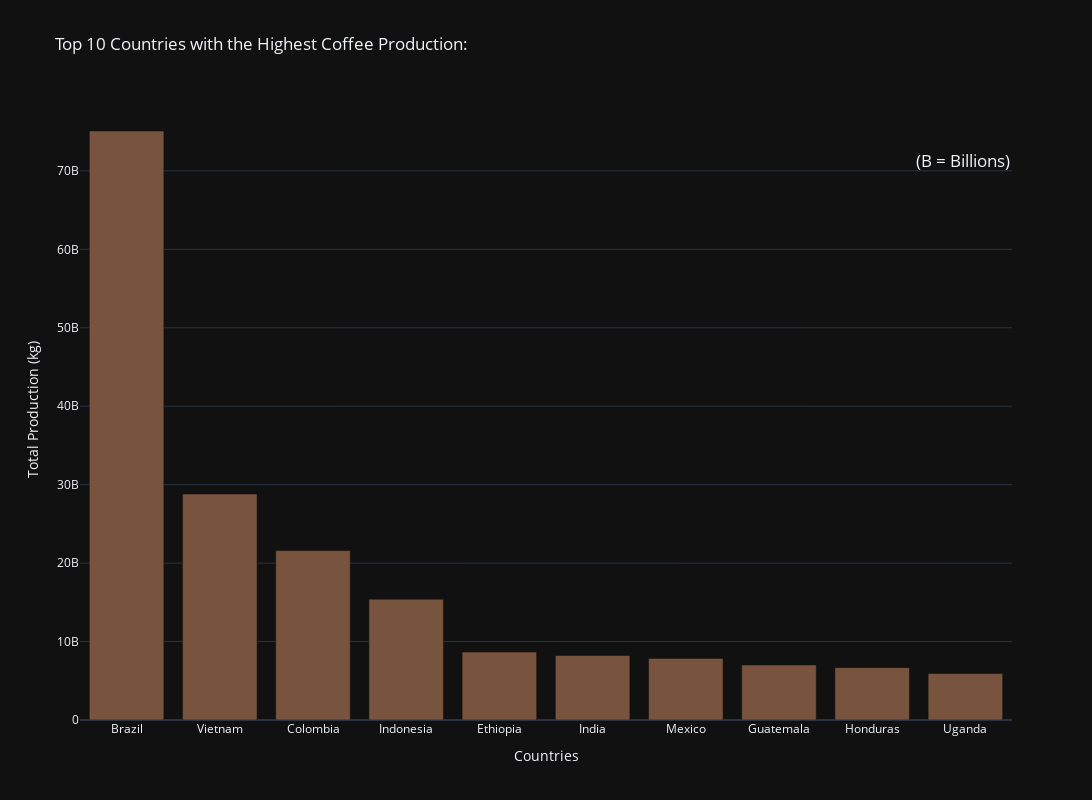

Source (notebook cell):
### Code cell
# Pierwszy plot - top 10 producentów kawy na świecie
fig = px.bar(top_production, x='Country', y='Total_production', labels={
    "Country": "Countries",
    "Total_production": "Total Production (kg)"
}, title='Top 10 Countries with the Highest Coffee Production:', width=1200, height=800, color_discrete_sequence=['#78533d'])

fig.update_layout(
    yaxis=dict(title='Total Production (kg)'),
    annotations=[
        dict(
            text='(B = Billions)',
            showarrow=False,
            xref='paper',
            yref='y',
            x=1.0,
            y=max(top_production['Total_production']) * 0.95,
            font=dict(size=17)
        )
    ]
)

fig.show()

### Figure 1 — Plotly figure (JSON) as saved in the notebook; plotly's stock layout.template omitted (floating-point values rounded to 4 significant figures)
{"data": [{"alignmentgroup": "True", "hovertemplate": "Countries=%{x}<br>Total Production (kg)=%{y}<extra></extra>", "legendgroup": "", "marker": {"color": "#78533d", "pattern": {"shape": ""}}, "name": "", "offsetgroup": "", "orientation": "v", "showlegend": false, "textposition": "auto", "x": ["Brazil", "Vietnam", "Colombia", "Indonesia", "Ethiopia", "India", "Mexico", "Guatemala", "Honduras", "Uganda"], "xaxis": "x", "y": [75080000000.0, 28800000000.0, 21600000000.0, 15400000000.0, 8670000000.0, 8222000000.0, 7854000000.0, 7021000000.0, 6673000000.0, 5919000000.0], "yaxis": "y", "type": "bar"}], "layout": {"xaxis": {"anchor": "y", "domain": [0.0, 1.0], "title": {"text": "Countries"}}, "yaxis": {"anchor": "x", "domain": [0.0, 1.0], "title": {"text": "Total Production (kg)"}}, "legend": {"tracegroupgap": 0}, "title": {"text": "Top 10 Countries with the Highest Coffee Production:"}, "barmode": "relative", "height": 800, "width": 1200, "annotations": [{"font": {"size": 17}, "showarrow": false, "text": "(B = Billions)", "x": 1.0, "xref": "paper", "y": 71330000000.0, "yref": "y"}]}}
